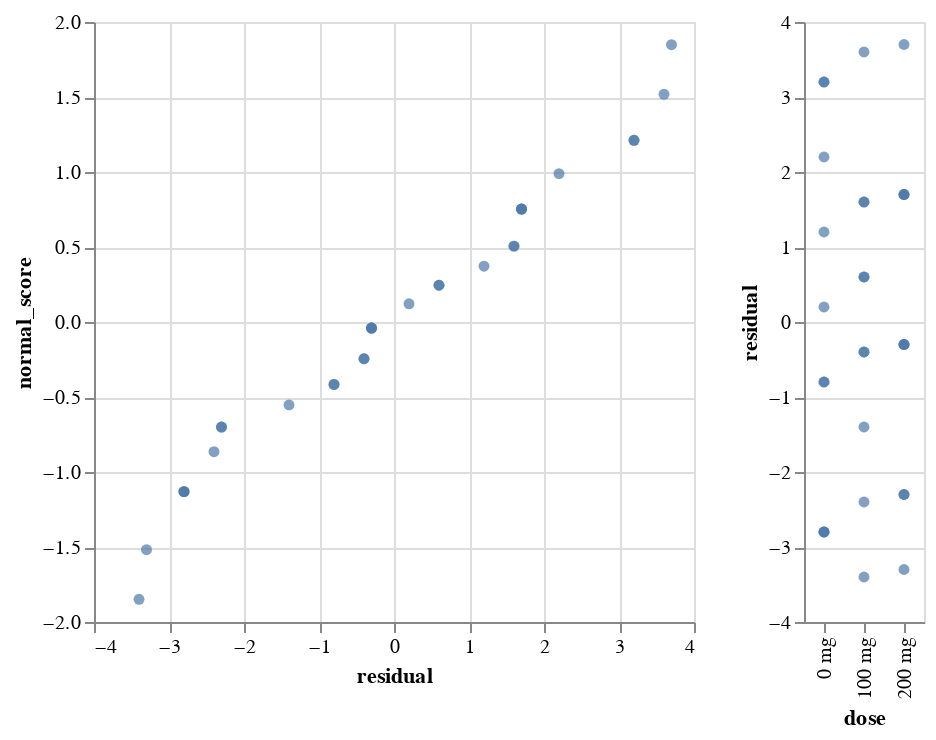

Here is the notebook cell this chart was saved with:
### Markdown cell above
#### (c)

### Code cell
chart_base = (
    alt.Chart(
        data
        .with_columns(
            residual=col('taprate') - col('taprate').mean().over('dose'))
        .with_columns(
            normal_score=(col('residual').rank() / (pl.len() + 1)).map_batches(
                lambda x: stats.norm.ppf(x))))
    .mark_circle())

(
    chart_base.encode(
        x='residual', 
        y='normal_score')
    | chart_base.encode(
        x='dose',
        y='residual'))

### Figure 1 — Vega-Lite specification as saved in the notebook (floating-point values rounded to 4 significant figures)
{"config": {"view": {"continuousWidth": 300, "continuousHeight": 300}}, "hconcat": [{"mark": {"type": "circle"}, "encoding": {"x": {"field": "residual", "type": "quantitative"}, "y": {"field": "normal_score", "type": "quantitative"}}}, {"mark": {"type": "circle"}, "encoding": {"x": {"field": "dose", "type": "nominal"}, "y": {"field": "residual", "type": "quantitative"}}}], "data": {"name": "data-ad131f30beb372e52ed1cc66628503de"}, "$schema": "https://vega.github.io/schema/vega-lite/v5.16.3.json", "datasets": {"data-ad131f30beb372e52ed1cc66628503de": [{"dose": "0 mg", "taprate": 242, "residual": -2.8, "normal_score": -1.131}, {"dose": "0 mg", "taprate": 245, "residual": 0.2, "normal_score": 0.1216}, {"dose": "0 mg", "taprate": 244, "residual": -0.8, "normal_score": -0.416}, {"dose": "0 mg", "taprate": 248, "residual": 3.2, "normal_score": 1.211}, {"dose": "0 mg", "taprate": 247, "residual": 2.2, "normal_score": 0.9892}, {"dose": "0 mg", "taprate": 248, "residual": 3.2, "normal_score": 1.211}, {"dose": "0 mg", "taprate": 242, "residual": -2.8, "normal_score": -1.131}, {"dose": "0 mg", "taprate": 244, "residual": -0.8, "normal_score": -0.416}, {"dose": "0 mg", "taprate": 246, "residual": 1.2, "normal_score": 0.3723}, {"dose": "0 mg", "taprate": 242, "residual": -2.8, "normal_score": -1.131}, {"dose": "100 mg", "taprate": 248, "residual": 1.6, "normal_score": 0.5059}, {"dose": "100 mg", "taprate": 246, "residual": -0.4, "normal_score": -0.245}, {"dose": "100 mg", "taprate": 245, "residual": -1.4, "normal_score": -0.5524}, {"dose": "100 mg", "taprate": 247, "residual": 0.6, "normal_score": 0.245}, {"dose": "100 mg", "taprate": 248, "residual": 1.6, "normal_score": 0.5059}, {"dose": "100 mg", "taprate": 250, "residual": 3.6, "normal_score": 1.518}, {"dose": "100 mg", "taprate": 247, "residual": 0.6, "normal_score": 0.245}, {"dose": "100 mg", "taprate": 246, "residual": -0.4, "normal_score": -0.245}, {"dose": "100 mg", "taprate": 243, "residual": -3.4, "normal_score": -1.849}, {"dose": "100 mg", "taprate": 244, "residual": -2.4, "normal_score": -0.8649}, {"dose": "200 mg", "taprate": 246, "residual": -2.3, "normal_score": -0.7001}, {"dose": "200 mg", "taprate": 248, "residual": -0.3, "normal_score": -0.04044}, {"dose": "200 mg", "taprate": 250, "residual": 1.7, "normal_score": 0.7527}, {"dose": "200 mg", "taprate": 252, "residual": 3.7, "normal_score": 1.849}, {"dose": "200 mg", "taprate": 248, "residual": -0.3, "normal_score": -0.04044}, {"dose": "200 mg", "taprate": 250, "residual": 1.7, "normal_score": 0.7527}, {"dose": "200 mg", "taprate": 246, "residual": -2.3, "normal_score": -0.7001}, {"dose": "200 mg", "taprate": 248, "residual": -0.3, "normal_score": -0.04044}, {"dose": "200 mg", "taprate": 245, "residual": -3.3, "normal_score": -1.518}, {"dose": "200 mg", "taprate": 250, "residual": 1.7, "normal_score": 0.7527}]}}
